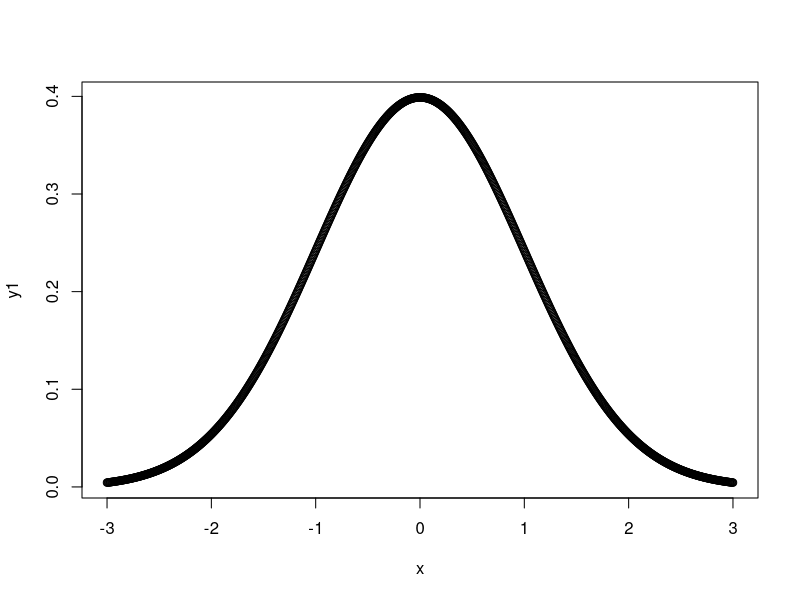
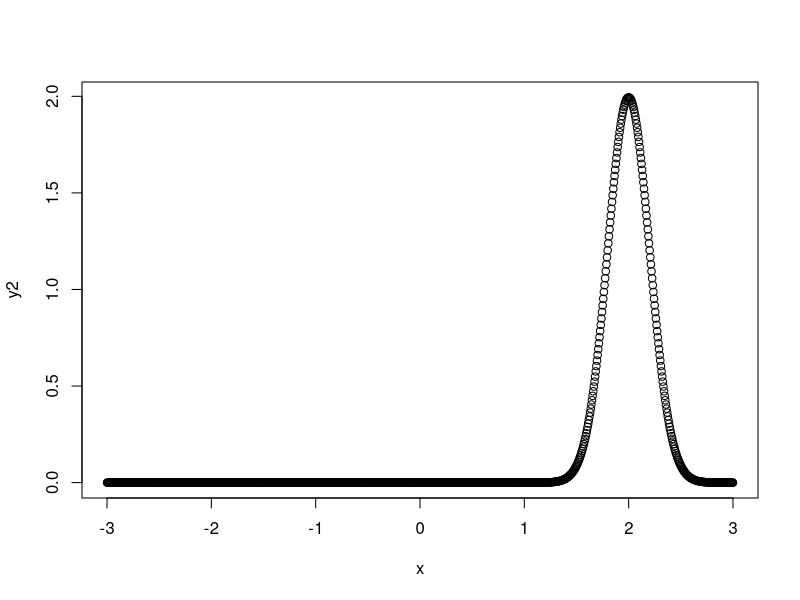
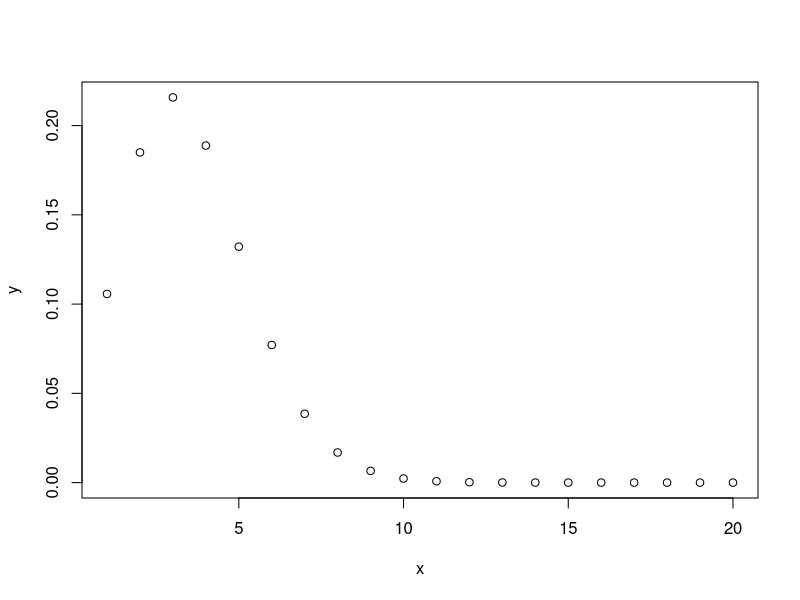
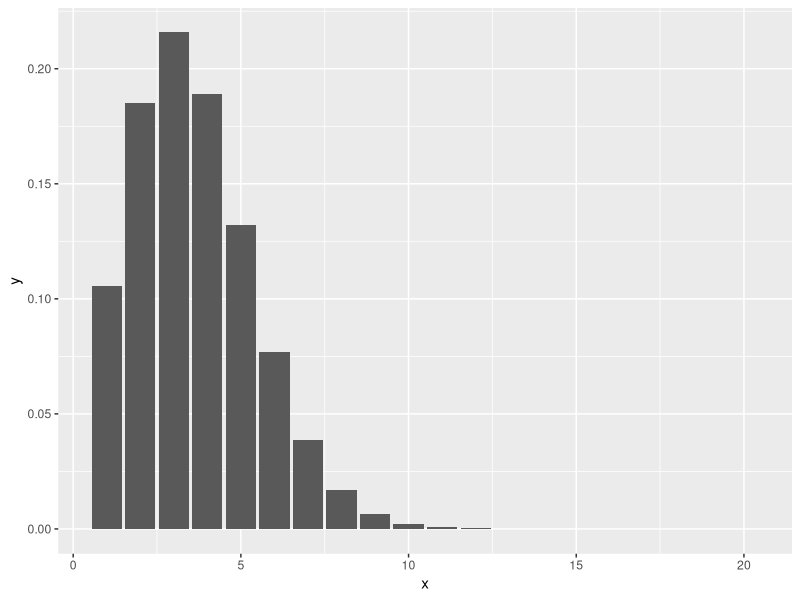
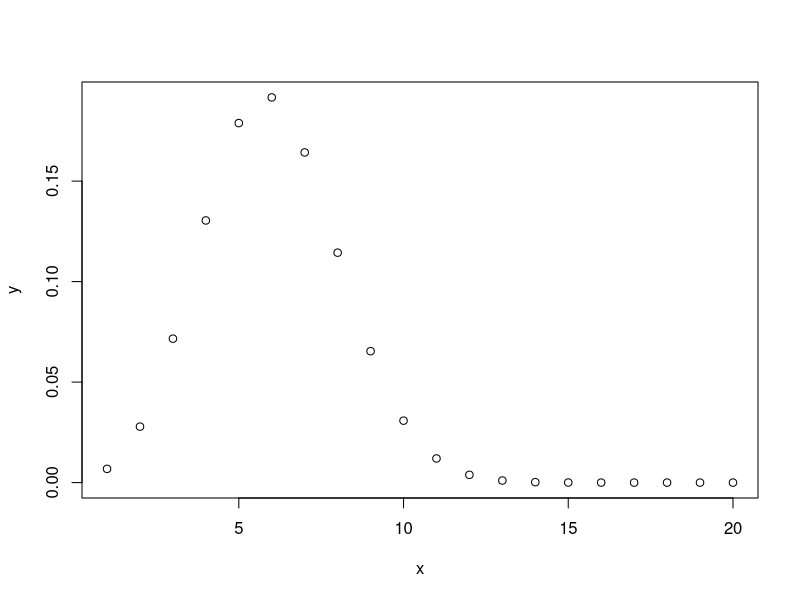
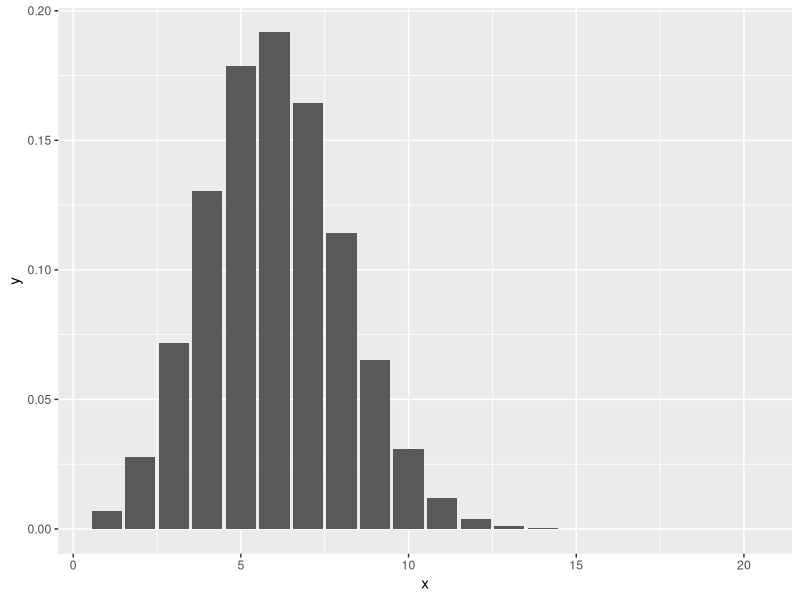

Write R code to recreate these figures, in order. (Note: this script raises an error after producing the figures.)
## ---- chunk 1
knitr::opts_chunk$set(echo = TRUE)
## ---- chunk 2
library(tidyverse)
## ---- chunk 3
(0.5*200+0.60*250+0.4*300+0.3*250)/1000
## ---- chunk 4
x = seq(from=-3,to=3, length.out=1000)
y1=dnorm(x, mean=0, sd=1)
y2=dnorm(x, mean=2, sd=0.2)
plot(x,y1)
plot(x,y2)
## ---- chunk 5
x = 1:20
y=dpois(x, lambda = 3.5)
plot(x,y)
tibble(x=x,y=y) %>% 
  ggplot(aes(x,y)) +
  geom_col()
## ---- chunk 6
x = 1:20
y=dbinom(x, size = 20, prob = 0.3 )
plot(x,y)
tibble(x=x,y=y) %>% 
  ggplot(aes(x,y)) +
  geom_col()
## ---- chunk 7
x=rnorm(100000000, mean = 35, sd=10)
y=65+x*1.5
plot(x,y)
hist(y)
